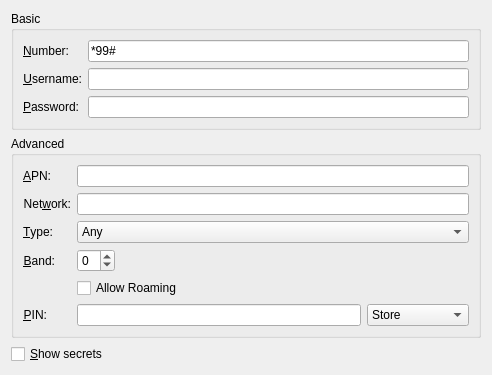
<?xml version="1.0" encoding="UTF-8"?>
<ui version="4.0">
 <class>Gsm</class>
 <widget class="QWidget" name="Gsm">
  <property name="geometry">
   <rect>
    <x>0</x>
    <y>0</y>
    <width>492</width>
    <height>342</height>
   </rect>
  </property>
  <property name="windowTitle">
   <string>Mobile Broadband</string>
  </property>
  <layout class="QVBoxLayout" name="verticalLayout_2">
   <item>
    <widget class="QGroupBox" name="groupBox">
     <property name="sizePolicy">
      <sizepolicy hsizetype="Preferred" vsizetype="Fixed">
       <horstretch>0</horstretch>
       <verstretch>0</verstretch>
      </sizepolicy>
     </property>
     <property name="title">
      <string comment="like in show Basic settings only">Basic</string>
     </property>
     <property name="alignment">
      <set>Qt::AlignLeading|Qt::AlignLeft|Qt::AlignTop</set>
     </property>
     <layout class="QFormLayout" name="formLayout_3">
      <property name="fieldGrowthPolicy">
       <enum>QFormLayout::ExpandingFieldsGrow</enum>
      </property>
      <item row="0" column="0">
       <widget class="QLabel" name="label_7">
        <property name="text">
         <string>&amp;Number:</string>
        </property>
        <property name="alignment">
         <set>Qt::AlignRight|Qt::AlignTrailing|Qt::AlignVCenter</set>
        </property>
        <property name="buddy">
         <cstring>number</cstring>
        </property>
       </widget>
      </item>
      <item row="0" column="1">
       <widget class="KLineEdit" name="number">
        <property name="text">
         <string>*99#</string>
        </property>
       </widget>
      </item>
      <item row="1" column="0">
       <widget class="QLabel" name="label_8">
        <property name="text">
         <string>&amp;Username:</string>
        </property>
        <property name="alignment">
         <set>Qt::AlignRight|Qt::AlignTrailing|Qt::AlignVCenter</set>
        </property>
        <property name="buddy">
         <cstring>username</cstring>
        </property>
       </widget>
      </item>
      <item row="1" column="1">
       <widget class="KLineEdit" name="username"/>
      </item>
      <item row="2" column="0">
       <widget class="QLabel" name="label_9">
        <property name="text">
         <string>&amp;Password:</string>
        </property>
        <property name="alignment">
         <set>Qt::AlignRight|Qt::AlignTrailing|Qt::AlignVCenter</set>
        </property>
        <property name="buddy">
         <cstring>password</cstring>
        </property>
       </widget>
      </item>
      <item row="2" column="1">
       <widget class="KLineEdit" name="password"/>
      </item>
     </layout>
    </widget>
   </item>
   <item>
    <widget class="QGroupBox" name="groupBox_2">
     <property name="sizePolicy">
      <sizepolicy hsizetype="Preferred" vsizetype="Fixed">
       <horstretch>0</horstretch>
       <verstretch>0</verstretch>
      </sizepolicy>
     </property>
     <property name="title">
      <string comment="like in Advanced settings">Advanced</string>
     </property>
     <layout class="QFormLayout" name="formLayout_2">
      <property name="fieldGrowthPolicy">
       <enum>QFormLayout::ExpandingFieldsGrow</enum>
      </property>
      <item row="0" column="0">
       <widget class="QLabel" name="label">
        <property name="text">
         <string>&amp;APN:</string>
        </property>
        <property name="alignment">
         <set>Qt::AlignRight|Qt::AlignTrailing|Qt::AlignVCenter</set>
        </property>
        <property name="buddy">
         <cstring>apn</cstring>
        </property>
       </widget>
      </item>
      <item row="0" column="1">
       <widget class="KLineEdit" name="apn"/>
      </item>
      <item row="1" column="0">
       <widget class="QLabel" name="lblNetwork">
        <property name="text">
         <string>Net&amp;work:</string>
        </property>
        <property name="alignment">
         <set>Qt::AlignRight|Qt::AlignTrailing|Qt::AlignVCenter</set>
        </property>
        <property name="buddy">
         <cstring>network</cstring>
        </property>
       </widget>
      </item>
      <item row="1" column="1">
       <widget class="KLineEdit" name="network"/>
      </item>
      <item row="2" column="0">
       <widget class="QLabel" name="label_3">
        <property name="text">
         <string>&amp;Type:</string>
        </property>
        <property name="alignment">
         <set>Qt::AlignRight|Qt::AlignTrailing|Qt::AlignVCenter</set>
        </property>
        <property name="buddy">
         <cstring>type</cstring>
        </property>
       </widget>
      </item>
      <item row="2" column="1">
       <widget class="KComboBox" name="type">
        <property name="sizePolicy">
         <sizepolicy hsizetype="Expanding" vsizetype="Fixed">
          <horstretch>0</horstretch>
          <verstretch>0</verstretch>
         </sizepolicy>
        </property>
        <item>
         <property name="text">
          <string comment="like in use Any configuration">Any</string>
         </property>
        </item>
        <item>
         <property name="text">
          <string>3G (UMTS/HSPA)</string>
         </property>
        </item>
        <item>
         <property name="text">
          <string>2G (GPRS/EDGE)</string>
         </property>
        </item>
        <item>
         <property name="text">
          <string>Prefer 3G</string>
         </property>
        </item>
        <item>
         <property name="text">
          <string>Prefer 2G</string>
         </property>
        </item>
       </widget>
      </item>
      <item row="3" column="0">
       <widget class="QLabel" name="lblBand">
        <property name="text">
         <string>&amp;Band:</string>
        </property>
        <property name="alignment">
         <set>Qt::AlignRight|Qt::AlignTrailing|Qt::AlignVCenter</set>
        </property>
        <property name="buddy">
         <cstring>band</cstring>
        </property>
       </widget>
      </item>
      <item row="3" column="1">
       <widget class="KIntSpinBox" name="band">
        <property name="minimum">
         <number>-1</number>
        </property>
        <property name="maximum">
         <number>5</number>
        </property>
       </widget>
      </item>
      <item row="5" column="0">
       <widget class="QLabel" name="label_5">
        <property name="text">
         <string>&amp;PIN:</string>
        </property>
        <property name="alignment">
         <set>Qt::AlignRight|Qt::AlignTrailing|Qt::AlignVCenter</set>
        </property>
        <property name="buddy">
         <cstring>pin</cstring>
        </property>
       </widget>
      </item>
      <item row="5" column="1">
       <layout class="QHBoxLayout" name="horizontalLayout_2">
        <item>
         <widget class="KLineEdit" name="pin"/>
        </item>
        <item>
         <widget class="KComboBox" name="pinStorage">
          <item>
           <property name="text">
            <string>Store</string>
           </property>
          </item>
          <item>
           <property name="text">
            <string>Always Ask</string>
           </property>
          </item>
          <item>
           <property name="text">
            <string>Not Required</string>
           </property>
          </item>
         </widget>
        </item>
       </layout>
      </item>
      <item row="4" column="1">
       <widget class="QCheckBox" name="chkAllowRoaming">
        <property name="text">
         <string>Allow Roaming</string>
        </property>
       </widget>
      </item>
     </layout>
    </widget>
   </item>
   <item>
    <spacer name="verticalSpacer_2">
     <property name="orientation">
      <enum>Qt::Vertical</enum>
     </property>
     <property name="sizeType">
      <enum>QSizePolicy::Expanding</enum>
     </property>
     <property name="sizeHint" stdset="0">
      <size>
       <width>414</width>
       <height>0</height>
      </size>
     </property>
    </spacer>
   </item>
   <item>
    <widget class="QCheckBox" name="chkShowPass">
     <property name="text">
      <string>&amp;Show secrets</string>
     </property>
    </widget>
   </item>
  </layout>
 </widget>
 <customwidgets>
  <customwidget>
   <class>KComboBox</class>
   <extends>QComboBox</extends>
   <header>kcombobox.h</header>
  </customwidget>
  <customwidget>
   <class>KLineEdit</class>
   <extends>QLineEdit</extends>
   <header>klineedit.h</header>
  </customwidget>
  <customwidget>
   <class>KIntSpinBox</class>
   <extends>QSpinBox</extends>
   <header>knuminput.h</header>
  </customwidget>
 </customwidgets>
 <resources/>
 <connections/>
</ui>
